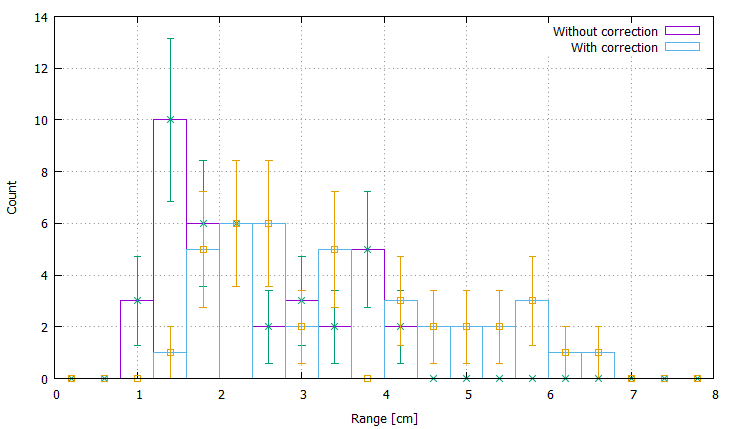

Source code (gnuplot):
unset logscale x
unset logscale y
unset xrange
unset yrange
set xlabel "Range [cm]"
set ylabel "Count"
set xrange [0.:8.]
plot "0711_hist03.dat" using 1:2 w boxes title "Without correction", "0711_hist03.dat" using 1:2:3 with yerrorbars notitle, "0711_hist03.dat" using 1:6 w boxes title "With correction", "0711_hist03.dat" using 1:6:7 with yerrorbars notitle
